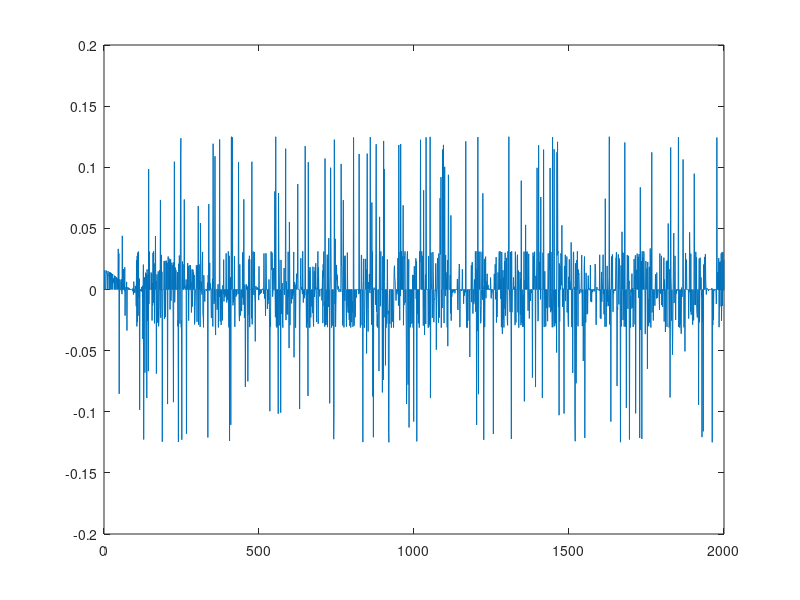
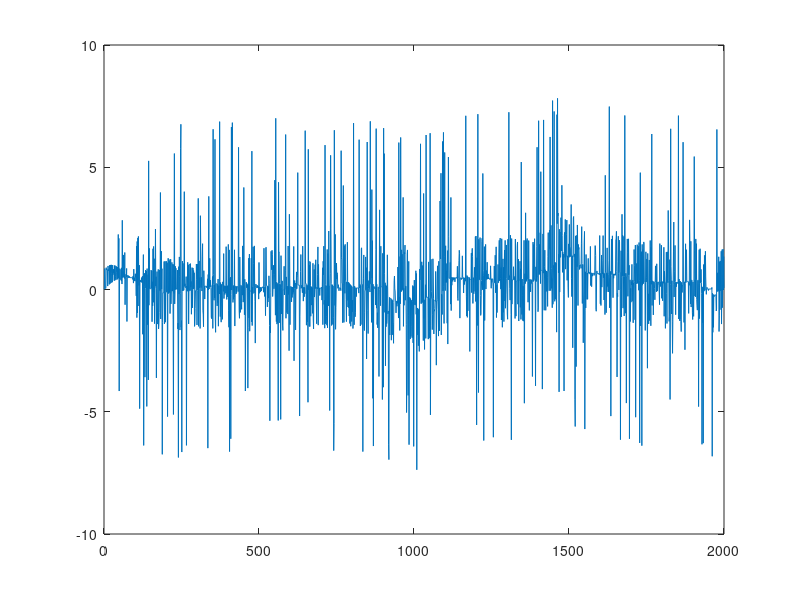
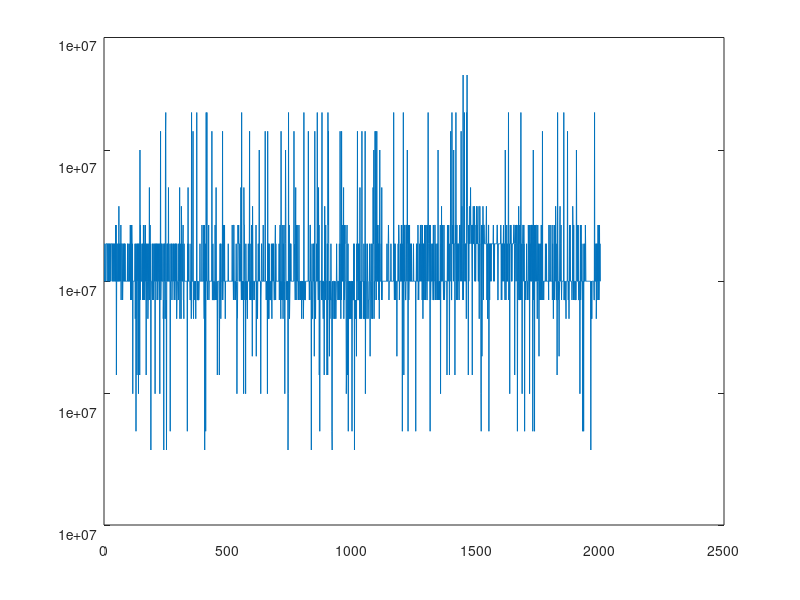

These figures' MATLAB source, in order:
clear
clc

fs = 40e6;
f_in = 10e6;
f_d = 4e3;

f_lo_b = 10e6;

N_d = 8000;
N = N_d * round(fs / f_d);

d = 2*(randi([0, 1], [1, N_d]) - 0.5);
d = repmat(d, floor(fs/f_d), 1);
d = reshape(d, 1, N);

theta0 = pi/12;

kesi = 1/sqrt(2);
bl = 20;

k1 = 2*kesi*(2*bl/(kesi + 1/(4*kesi))); % tau2carr / tau1carr
k2 = (2*bl/(kesi + 1/(4*kesi)))^2; % 1 / tau1carr

Tu = 0.001;
Dump_N = floor(fs * Tu);

steps = floor(N/Dump_N);
phase_d = zeros(1, steps);
f_lo_lf = zeros(1, steps);
f_lo = zeros(1, steps+1);
f_lo(1) = f_lo_b;
p = 0;
s = 0;

for i = 1:steps
    x = d((i-1)*Dump_N+1:i*Dump_N) .* cos(2*pi*f_in*[(i-1)*Dump_N+1:i*Dump_N]/fs + theta0);
    % x = cos(2*pi*f_in*[(i-1)*Dump_N:i*Dump_N-1]/fs + theta0);
    x_i = x .* cos(2*pi*f_lo(i)*[(i-1)*Dump_N:i*Dump_N-1]/fs);
    x_q = x .* sin(2*pi*f_lo(i)*[(i-1)*Dump_N:i*Dump_N-1]/fs);
    % x_i = x(1:2:Dump_N);
    % x_q = x(2:2:Dump_N);
    % x_c = (x_i + j*x_q).*(cos(2*pi*f_lo(i)*[(i-1)*Dump_N/2:i*Dump_N/2-1]/fs) - j*sin(2*pi*f_lo(i)*[(i-1)*Dump_N/2:i*Dump_N/2-1]/fs));
    % x_i = d((i-1)*Dump_N+1:i*Dump_N) .* cos(2*pi*(f_in - f_lo(i))*[(i-1)*Dump_N+1:i*Dump_N]/fs + theta0);
    % x_q = d((i-1)*Dump_N+1:i*Dump_N) .* sin(2*pi*(f_in - f_lo(i))*[(i-1)*Dump_N+1:i*Dump_N]/fs + theta0);
    % x_i_dump = sum(real(x_c)) / Dump_N * 2;
    % x_q_dump = sum(imag(x_c)) / Dump_N * 2;
    x_i_dump = sum(x_i) / Dump_N;
    x_q_dump = sum(x_q) / Dump_N;

    % phase_d(i) = sign(x_q_dump)*x_i_dump - sign(x_i_dump)*x_q_dump;
    phase_d(i) = x_i_dump * x_q_dump;
    p = phase_d(i) * k1;
    s = phase_d(i) * Tu * k2 + s;
    f_lo_lf(i) = p + s;
    f_lo(i+1) = f_lo_b + f_lo_lf(i); 

end

%%
figure; plot(phase_d);
figure; plot(f_lo_lf);
figure; plot(f_lo);